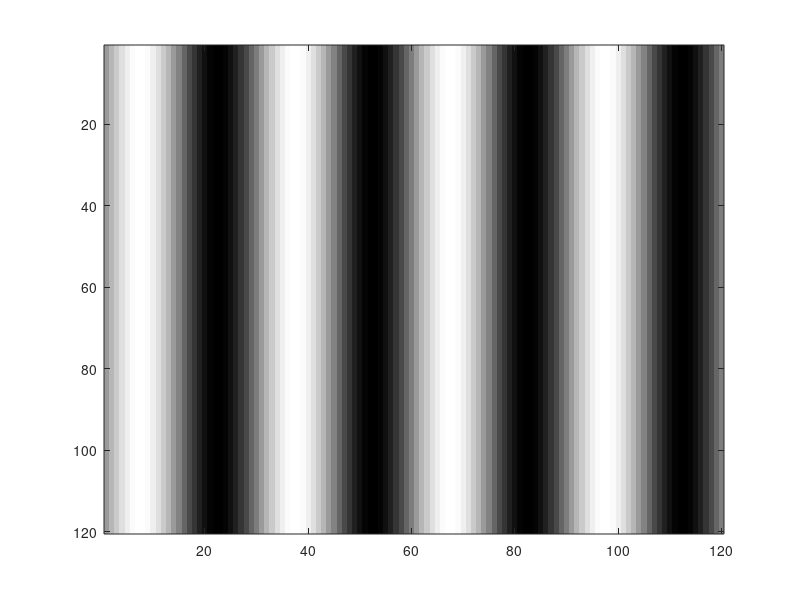
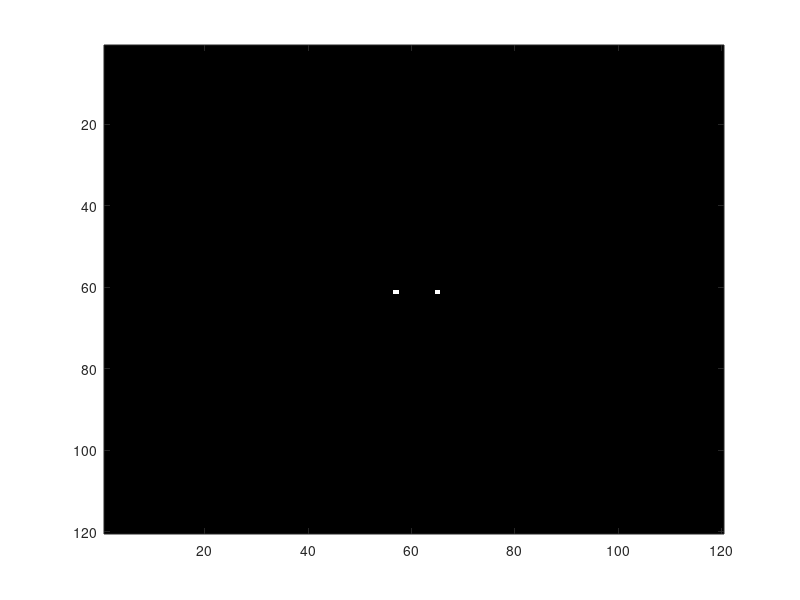
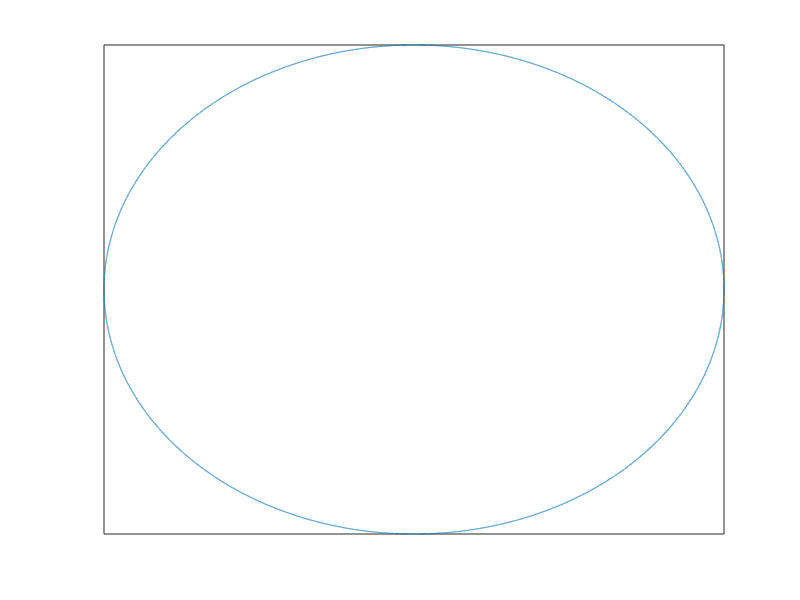

These figures' MATLAB source, in order: (Note: this script raises an error after producing the figures.)
clear all
close all

% Generate a test image using a sine wave
x = 1:120;
s = sin(x * pi / 15);
M = repmat(s, 120, 1);

% Show generated image
figure()
imagesc(M)
colormap("gray")
% title(['Original pattern image'], Interpreter='latex')

% Compute fourier transform and its inverse
F = fft2(M);
Finv = fftshift(F);

figure()
imagesc(abs(Finv))
colormap("gray")
% title(['Fast fourier transform'], Interpreter='latex')

% Find one value where the iff is not zero and use it to map it to a circle
maxiff = max(Finv(:));
miniff = min(Finv(:));

% x and y are the coordinates of the center of the circle
% r is the radius of the circle
% 0.01 is the angle step, bigger values will draw the circle faster but
% you might notice imperfections (not very smooth)
x = 0;
y = 0;
r = 0.4;
ang = 0:0.0001:2*pi;
xp = r*cos(ang);
yp = r*sin(ang);

figure()
f = plot(x+xp,y+yp);

% Make the plot and export it
ax = gca;
set(gca,'xtick',[])
set(gca,'ytick',[])
ax.XColor = 'black';
ax.YColor = 'black';
axis([-1 1 -1 1])
axis equal
xlim([-1 1])
ylim([-1 1])
exportgraphics(ax,'ring_pattern.jpg','Resolution',200)

% Import the plot and map maxiff and miniff into it
img = imread("ring_pattern.jpg");
img = rgb2gray(img);
[nrows, ncols] = size(img);

% Select an index to eliminate the borders of having exported the circle
% plot
borderindex = 8;
img(:,1:borderindex) = 255;
img(:,ncols-borderindex:ncols) = 255;
img(1:borderindex,:) = 255;
img(nrows-borderindex:nrows,:) = 255;
img = double(img);

for index = 1:(nrows * ncols)
    if sum(img(index) == 200:255) == 0
        img(index) = maxiff;
    else
        img(index) = miniff;
    end
end

G = ifft2(img);
G2 = ifftshift(G);
GReal = abs(G2);
% Show recovered image
figure;
imagesc(GReal)
% title(['Recovered droplet pattern'], Interpreter='latex')
ax = gca;
set(gca,'xtick',[])
set(gca,'ytick',[])
ax.XColor = 'none';
ax.YColor = 'none';
% axis([-1 1 -1 1])
axis equal
colormap("gray")
% xlim([-1 1])
% ylim([-1 1])
exportgraphics(ax,'recovered_pattern.png','Resolution',400)

% eof